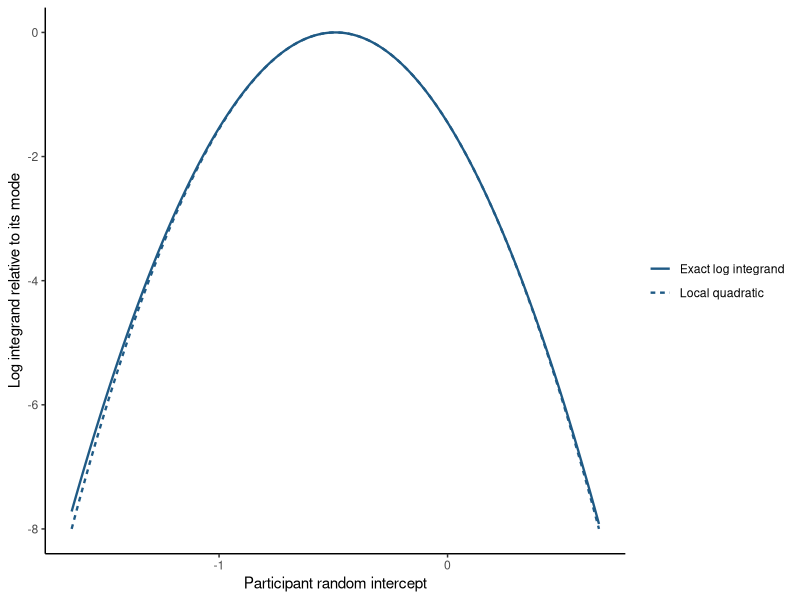

Generate this figure with R:
## ---- chunk 1
#| label: supertelicity-laplace
library(lme4)
library(ggplot2)

supertelicity_all <- read.csv("data/supertelicity/supertelicity-cloze.csv")
supertelicity <- subset(supertelicity_all, clause_type == "episodic")
supertelicity$participant_id <- factor(supertelicity$participant_id)
supertelicity$verb_type <- factor(
  supertelicity$verb_type,
  levels = c("manner", "result")
)
supertelicity$contentfulness <- factor(
  supertelicity$contentfulness,
  levels = c("contentful", "bleached", "templatic")
)
contrasts(supertelicity$verb_type) <- contr.sum(2)
contrasts(supertelicity$contentfulness) <- contr.sum(3)

fit <- glmer(
  prep_in ~ verb_type * contentfulness +
    (1 | participant_id),
  data = supertelicity,
  family = binomial(link = "logit"),
  nAGQ = 1L,
  control = glmerControl(optimizer = "bobyqa")
)

participant_sizes <- sort(table(supertelicity$participant_id))
selected_participant <- names(participant_sizes)[
  ceiling(length(participant_sizes) / 2)
]
participant_data <- supertelicity[
  supertelicity$participant_id == selected_participant,
]

fixed_matrix <- model.matrix(
  delete.response(terms(fit, fixed.only = TRUE)),
  participant_data
)
fixed_location <- drop(fixed_matrix %*% fixef(fit))
participant_sd <- attr(
  VarCorr(fit)$participant_id,
  "stddev"
)[[1L]]

log1pexp <- function(x) {
  pmax(x, 0) + log1p(exp(-abs(x)))
}

log_integrand <- function(b) {
  bernoulli_part <- sum(
    participant_data$prep_in * (fixed_location + b) -
      log1pexp(fixed_location + b)
  )
  normal_part <- dnorm(
    b,
    sd = participant_sd,
    log = TRUE
  )
  bernoulli_part + normal_part
}

mode_result <- optimize(
  function(b) -log_integrand(b),
  interval = c(-6 * participant_sd, 6 * participant_sd)
)
conditional_mode <- mode_result$minimum
mode_probability <- plogis(fixed_location + conditional_mode)
curvature <- sum(mode_probability * (1 - mode_probability)) +
  1 / participant_sd^2

mode_score <- sum(
  participant_data$prep_in - mode_probability
) - conditional_mode / participant_sd^2

curvature_step <- 1e-4
finite_difference_curvature <- -(
  log_integrand(conditional_mode + curvature_step) -
    2 * log_integrand(conditional_mode) +
    log_integrand(conditional_mode - curvature_step)
) / curvature_step^2

stopifnot(
  abs(mode_score) < 1e-3,
  abs(curvature - finite_difference_curvature) < 1e-3
)

first_trial_log_contribution <-
  participant_data$prep_in[[1L]] *
    (fixed_location[[1L]] + conditional_mode) -
  log1pexp(fixed_location[[1L]] + conditional_mode)
## ---- chunk 2
#| label: supertelicity-one-likelihood-contribution
data.frame(
  response = participant_data$prep_in[[1L]],
  fixed_location = fixed_location[[1L]],
  conditional_mode = conditional_mode,
  fitted_probability = mode_probability[[1L]],
  bernoulli_log_likelihood_contribution = first_trial_log_contribution
)
## ---- chunk 3
#| label: supertelicity-laplace-summary
log_height <- log_integrand(conditional_mode)

centered_integral <- integrate(
  function(b) {
    vapply(
      b,
      function(value) {
        exp(log_integrand(value) - log_height)
      },
      numeric(1)
    )
  },
  lower = -Inf,
  upper = Inf,
  rel.tol = 1e-11
)$value

exact_log_integral <- log(centered_integral) + log_height
laplace_log_integral <- log_height +
  0.5 * log(2 * pi) -
  0.5 * log(curvature)

laplace_summary <- data.frame(
  participant_id = selected_participant,
  trials = nrow(participant_data),
  conditional_mode = conditional_mode,
  score_at_mode = mode_score,
  negative_second_derivative = curvature,
  finite_difference_negative_second_derivative =
    finite_difference_curvature,
  exact_log_integral = exact_log_integral,
  laplace_log_integral = laplace_log_integral,
  laplace_minus_exact = laplace_log_integral - exact_log_integral
)
laplace_summary
## ---- chunk 4
#| label: plot-laplace
intercept_grid <- data.frame(
  participant_intercept = seq(
    conditional_mode - 4 / sqrt(curvature),
    conditional_mode + 4 / sqrt(curvature),
    length.out = 240L
  )
)
intercept_grid$exact <- vapply(
  intercept_grid$participant_intercept,
  log_integrand,
  numeric(1)
) - log_height
intercept_grid$quadratic <- -0.5 * curvature *
  (intercept_grid$participant_intercept - conditional_mode)^2

plot_data <- rbind(
  data.frame(
    participant_intercept = intercept_grid$participant_intercept,
    relative_log_integrand = intercept_grid$exact,
    curve = "Exact log integrand"
  ),
  data.frame(
    participant_intercept = intercept_grid$participant_intercept,
    relative_log_integrand = intercept_grid$quadratic,
    curve = "Local quadratic"
  )
)

ggplot(
  plot_data,
  aes(
    x = participant_intercept,
    y = relative_log_integrand,
    linetype = curve
  )
) +
  geom_line(color = "#1F5A85", linewidth = 0.8) +
  labs(
    x = "Participant random intercept",
    y = "Log integrand relative to its mode",
    linetype = NULL
  ) +
  theme_classic()
